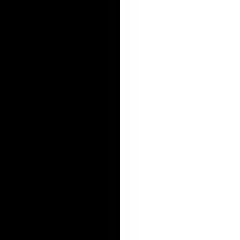
#> input picture Images/bw.jpg, 40 x 40 px (shown 6 times larger)
$ python fourier.py   (Python 2 division)
#> lines starting #> are read from the running program, lines starting #| are printed output that depends on the picture
#convolucion
#transformada
#inversa
import math
import cmath

#escala de grises
import numpy as np
import time
from PIL import Image
import copy


"""-
 -   -  -
-      -
"""

# [61 lines left out: functions fourier, fourier2D, not called in this run]

T = Image.open('Images/bw.jpg').convert('L')
T.show()
n = np.size(T, 0)
#> n = 40
m = np.size(T, 1)
#> m = 40
yNT = [[complex(0) for x in range(n)] for y in range(m)]
mNT = [[complex(0) for x in range(n)] for y in range(m)]

#yNT= np.zeros_like(T, np.uint32)


G = [  1,4,7,4,1,
        4,16,26,16,4,
        7,26,41,26,7,
        4,16,26,16,4,
        1,4,7,4,1]

def Fourier(T):
    T=np.array(T)
    mN= np.zeros_like(T, np.uint32)
    #agregar mascara a la imagen
    for z in range(0,5):
        for y in range(0,5):
            mN[z][y] = G[z*5+y]
    print mN
    yN= np.zeros_like(T, np.uint32)

    for u in range(0, n): #N
        for v in range(0, m): #M
            sumT = complex(0)
            sumM = complex(0)
            for x in range(0, n): #N
                for y in range(0, m): #M
                    e = cmath.exp(-1j * math.pi * 2.0 * ((float(u*x) / n) + (float(v*y) / m)))
                    sumT += e * complex(T[x][y])
                    sumM += e * complex(mN[x][y])
            yNT[u][v] = (sumT/(n*m))
            yN[u][v] = (sumT.real/(n*m))
            mNT[u][v] = (sumM/(n*m))
            mN[u][v] = (sumM.real/(n*m))
#> mN: shape (40, 40) uint32; every value is 0
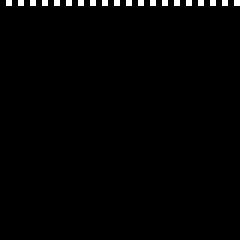
#> yN: shape (40, 40) uint32 (shown 6 times larger); min 0, max 4.29e+09, mean 53687091.2; drawn with min black and max white
#> after the loop, mNT = 40 items; yNT = 40 items

    img = Image.fromarray(yN)
    img.show()
    #img.save('bwF.png')


def convolucion():
    #multiplicacion punto a punto
    for z in range(0,n):
        for y in range(0,m):
            yNT[z][y] = yNT[z][y]*mNT[z][y]


def InvFourier(T):
    T=np.array(T)
    yN= np.zeros_like(T, np.uint32)

    for u in range(0, n): #N
        for v in range(0, m): #M
            sumT = complex(0)
            for x in range(0, n): #N
                for y in range(0, m): #M
                    e = cmath.exp(1j * math.pi * 2.0 * ((float(u*x) / n) + (float(v*y) / m)))
                    sumT += e * complex(yNT[x][y])
            yN[u][v] = (sumT.real)
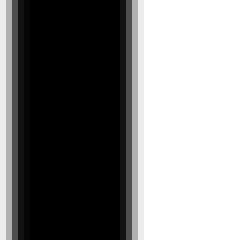
#> yN: shape (40, 40) uint32 (shown 6 times larger); min 0, max 42, mean 21; drawn with min black and max white
    print (yN)
#> (printed output is left out)
    img = Image.fromarray(yN)
    img.show()


#fourier2D(6,6)#,img)
Fourier(T)
convolucion()
InvFourier(T)
